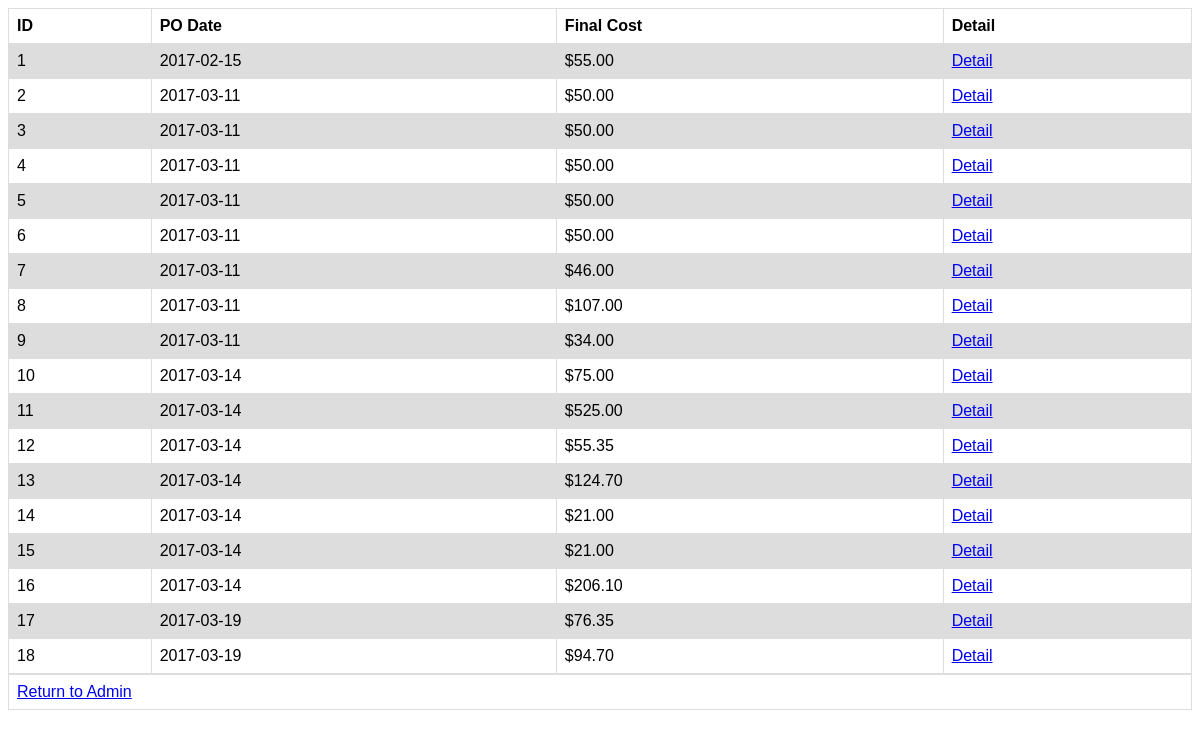
Page /pohistory.php on the earlier database version.
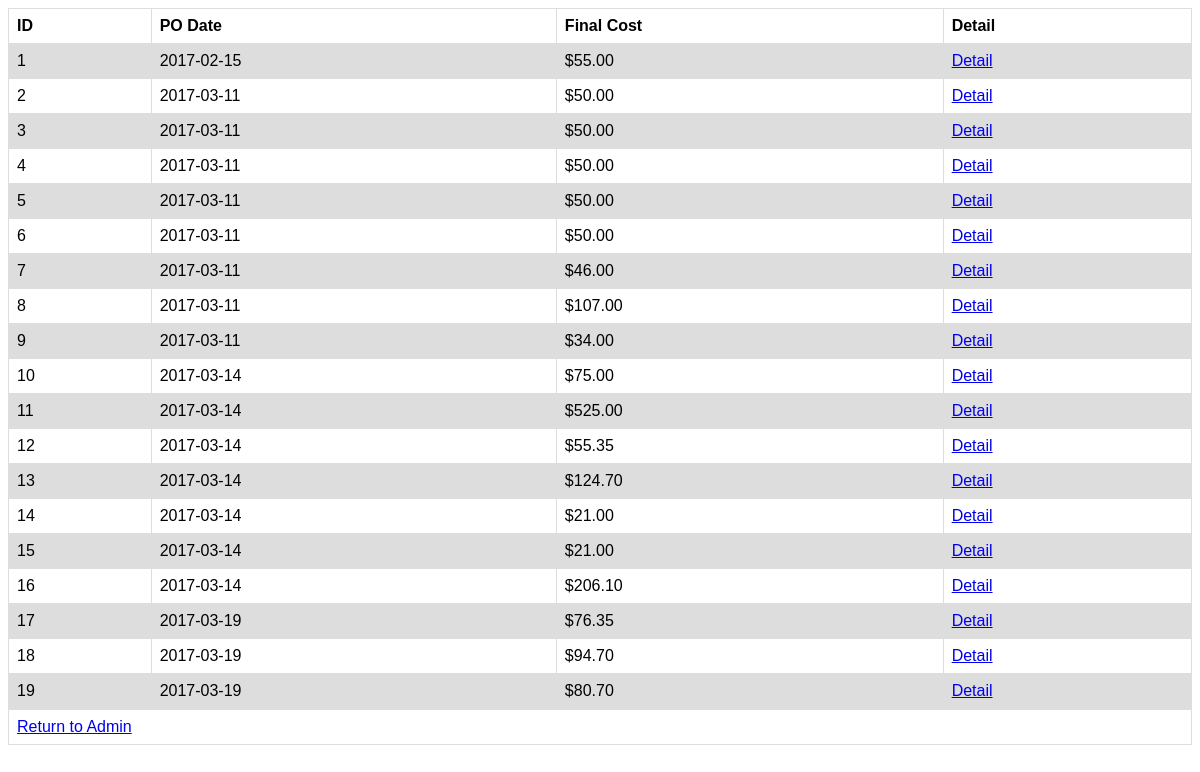
Same page on the later database version.
### tables this page shows
CREATE TABLE `poLists` (
  `poID` int(30) NOT NULL AUTO_INCREMENT,
  `poDate` date DEFAULT NULL,
  `poFinal` double(8,2) DEFAULT NULL,
  PRIMARY KEY (`poID`)
);

### pohistory.php (the view, shortened to what this page needs)
<?php
require_once("connect.inc");
$sql = "SELECT * from poLists";
$result = $conn->query($sql);
if ($result->num_rows > 0) {
    echo "<table><tr><th>ID</th><th>PO Date </th><th>Final Cost</th><th> Detail </th></tr>";
    while($row = $result->fetch_assoc()) {
        echo "<tr>
		<td>".$row["poID"]."</td>
		<td>".$row["poDate"]."</td>
		<td> $".$row["poFinal"]."</td>
		<td> <a href= podetail.php?id=" . $row["poID"] . ">Detail</a></td>
</tr>";
    }
    echo "</table> <table> <tr><td><a href= admin.php?>Return to Admin</a></td></table>";
} else {
    echo "0 results";
}
?>

Differences in the rows shown:
added polists: poID "19", poDate "2017-03-19", poFinal "80.70"
